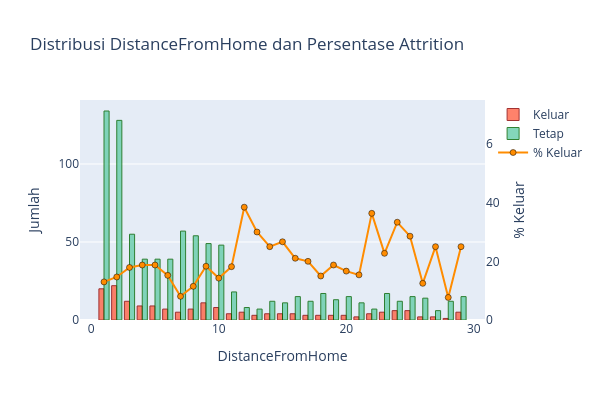

Here is the notebook cell this chart was saved with:
### Code cell
visualisasi_attrisi('DistanceFromHome', False)

### Figure 1 — Plotly figure (JSON) as saved in the notebook; plotly's stock layout.template omitted (floating-point values rounded to 4 significant figures)
{"data": [{"marker": {"color": "tomato", "line": {"color": "darkred", "width": 1}}, "name": "Keluar", "opacity": 0.8, "type": "bar", "x": [2, 1, 3, 9, 5, 4, 10, 6, 8, 25, 24, 29, 23, 12, 7, 16, 15, 11, 22, 14, 20, 19, 17, 18, 13, 26, 27, 21, 28], "y": [22, 20, 12, 11, 9, 9, 8, 7, 7, 6, 6, 5, 5, 5, 5, 4, 4, 4, 4, 4, 3, 3, 3, 3, 3, 2, 2, 2, 1]}, {"marker": {"color": "mediumaquamarine", "line": {"color": "darkgreen", "width": 1}}, "name": "Tetap", "opacity": 0.8, "type": "bar", "x": [1, 2, 7, 3, 8, 9, 10, 4, 6, 5, 11, 23, 18, 29, 25, 16, 20, 26, 19, 28, 14, 24, 17, 21, 15, 12, 22, 13, 27], "y": [134, 128, 57, 55, 54, 49, 48, 39, 39, 39, 18, 17, 17, 15, 15, 15, 15, 14, 13, 12, 12, 12, 12, 11, 11, 8, 7, 7, 6]}, {"marker": {"color": "darkorange", "line": {"color": "black", "width": 0.5}}, "mode": "lines+markers", "name": "% Keluar", "type": "scatter", "x": [1, 2, 3, 4, 5, 6, 7, 8, 9, 10, 11, 12, 13, 14, 15, 16, 17, 18, 19, 20, 21, 22, 23, 24, 25, 26, 27, 28, 29], "y": [12.99, 14.67, 17.91, 18.75, 18.75, 15.22, 8.065, 11.48, 18.33, 14.29, 18.18, 38.46, 30.0, 25.0, 26.67, 21.05, 20.0, 15.0, 18.75, 16.67, 15.38, 36.36, 22.73, 33.33, 28.57, 12.5, 25.0, 7.692, 25.0], "yaxis": "y2"}], "layout": {"barmode": "group", "height": 400, "title": {"text": "Distribusi DistanceFromHome dan Persentase Attrition"}, "width": 600, "xaxis": {"title": {"text": "DistanceFromHome"}}, "yaxis": {"title": {"text": "Jumlah"}}, "yaxis2": {"overlaying": "y", "range": [0, 75], "showgrid": false, "side": "right", "title": {"text": "% Keluar"}, "zeroline": false}}}
